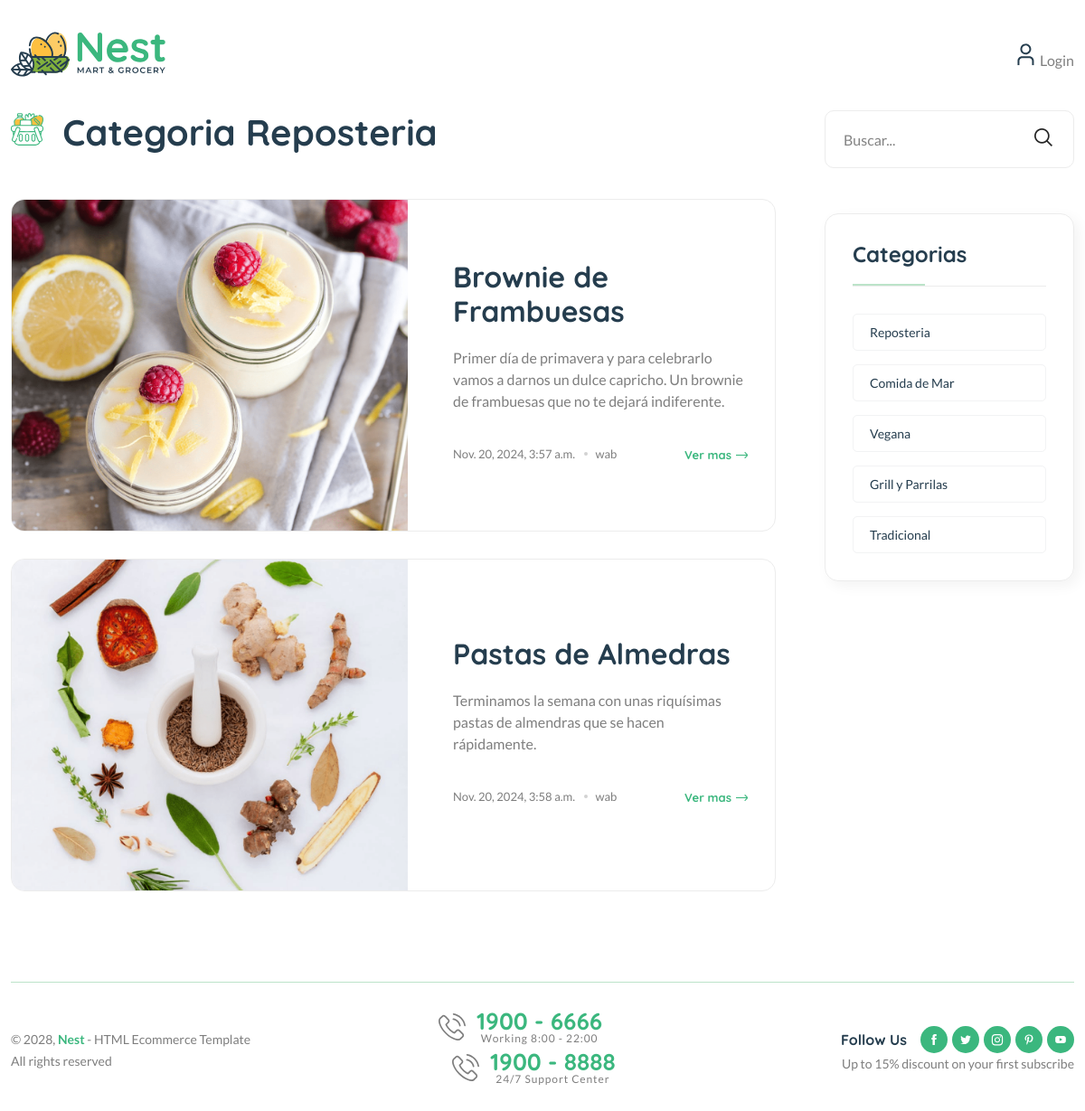
Page /category/1/ on the committed database.
### blogs/models.py (models this page shows, shortened)
class Category(models.Model):
    category_name = models.CharField(max_length=50,unique=True)
    created_at = models.DateTimeField(auto_now_add=True)
    updated_at = models.DateTimeField(auto_now=True)
    class Meta:
        verbose_name_plural = 'categories'
    def __str__(self):
        return self.category_name

class Blog(models.Model):
    title = models.CharField(max_length=100)
    slug = models.SlugField(max_length=150, unique=True, blank=True)
    category = models.ForeignKey(Category, on_delete=models.CASCADE)
    author = models.ForeignKey(User, on_delete=models.CASCADE)
    featured_image = models.ImageField(upload_to='uploads/%Y/%m/%d')
    short_description = models.TextField(max_length=500)
    blog_body = models.TextField(max_length=2000)
    status = models.TextField(max_length=20, choices=STATUS_CHOICES, default="Draft")
    is_featured = models.BooleanField(default=False)
    created_at = models.DateTimeField(auto_now_add=True)
    updated_at = models.DateTimeField(auto_now=True)

### blogs/views.py (the view)
# urls.py: path('<int:category_id>/', views.post_by_category,  name='posts_by_category')
def post_by_category(request, category_id):
    posts = Blog.objects.filter(status='Published', category=category_id)
    try:
        category = Category.objects.get(pk=category_id)
    except:
        return redirect('home')
    context = {
        'posts' : posts,
        'category' : category
    }
    return render(request, 'post_by_category.html', context)

### blogs/context_processors.py (called while the page is built)
def get_categories(reques):
    categories = Category.objects.all()
    return dict(categories=categories)

### templates/post_by_category.html
{% extends 'base.html' %}
{% load static  %}
    {% block content %}
    <main class="main">
        <div class="page-content mb-50">
            <div class="container">
                <div class="row">
                    <div class="col-lg-9">
                        <div class="shop-product-fillter mb-50 pr-30">
                            <div class="totall-product">
                                <h2>
                                    <img class="w-36px mr-10" src="{% static 'assets/imgs/theme/icons/category-1.svg' %}" alt="" />
                                    Categoria {{ category }}
                                </h2>
                            </div>
                        </div>
                        <div class="loop-grid loop-list pr-30 mb-50">
                            {% for post in posts %}
                            <article class="wow fadeIn animated hover-up mb-30 animated">
                                <div class="post-thumb" style="background-image: url({{ post.featured_image.url }})">
                                </div>
                                <div class="entry-content-2 pl-50">
                                    <h3 class="post-title mb-20">
                                        <a href="{% url 'blogs' post.slug %}">{{ post.title}}</a>
                                    </h3>
                                    <p class="post-exerpt mb-40">{{ post.short_description }}</p>
                                    <div class="entry-meta meta-1 font-xs color-grey mt-10 pb-10">
                                        <div>
                                            <span class="post-on">{{ post.created_at}}</span>
                                            <span class="hit-count has-dot">{{ post.author }}</span>
                                        </div>
                                        <a href="{% url 'blogs' post.slug %}" class="text-brand font-heading font-weight-bold">Ver mas <i class="fi-rs-arrow-right"></i></a>
                                    </div>
                                </div>
                            </article>
                            {% endfor %}
                        </div>
                    </div>
                    <div class="col-lg-3 primary-sidebar sticky-sidebar">
                        <div class="widget-area">
                            {% include 'includes/blog_search.html' %}
                            {% include 'includes/category_list.html' %}
                        </div>
                    </div>
                </div>
            </div>
        </div>
    </main>
    {% endblock %}

### templates/includes/category_list.html
<div class="sidebar-widget widget-category-2 mb-50">
    <h5 class="section-title style-1 mb-30">Categorias</h5>
    <ul>
        {% for cat in categories  %}
        <li>
            <a href="{% url 'posts_by_category' cat.id %}"> {{ cat.category_name }}</a>
        </li>
        {% endfor %}
    </ul>
</div>

### rows in the picture
Category: category_name "Reposteria"
Blog: featured_image (picture), title "Brownie de Frambuesas", short_description "Primer día de primavera y para celebrarlo vamos a darnos un dulce capricho. Un brownie de frambuesas que no te dejará indiferente.", created_at "Nov. 20, 2024, 3:57 a.m.", author "wab"
Blog: featured_image (picture), title "Pastas de Almedras", short_description "Terminamos la semana con unas riquísimas pastas de almendras que se hacen rápidamente.", created_at "Nov. 20, 2024, 3:58 a.m.", author "wab"
Category: category_name "Comida de Mar"
Category: category_name "Vegana"
Category: category_name "Grill y Parrilas"
Category: category_name "Tradicional"
